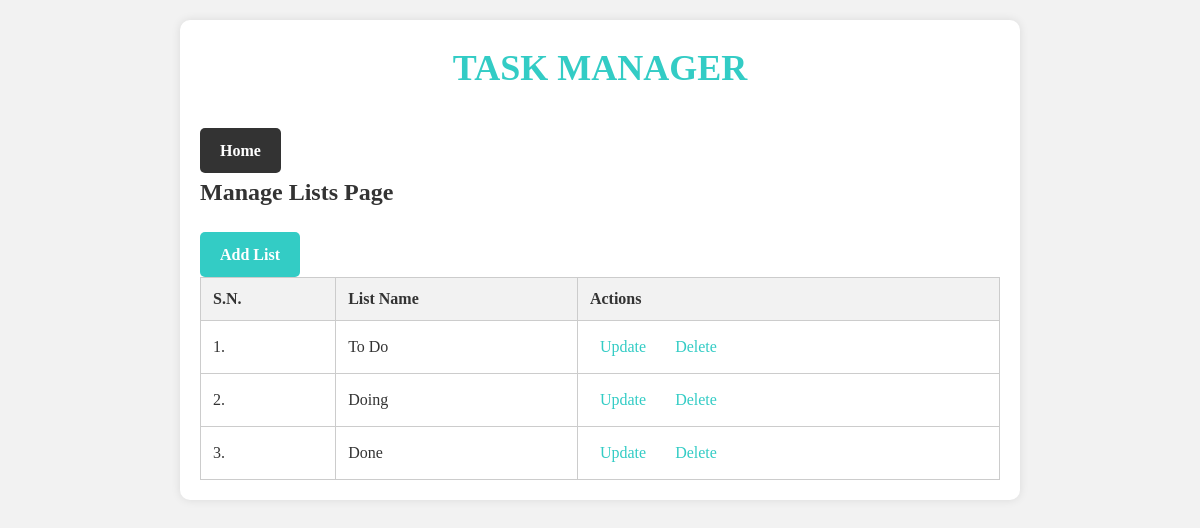
Page /taskmanager/manage-list.php on the committed database.
### tables this page shows
CREATE TABLE `tbl_lists` (
  `list_id` int(10) UNSIGNED NOT NULL,
  `list_name` varchar(50) NOT NULL,
  `list_description` varchar(150) DEFAULT NULL
);

### taskmanager/manage-list.php (the view, shortened to what this page needs)
<html>
    <head>
        <link rel="stylesheet" href="css/style.css" />
    </head>
    <body>
        <div class="wrapper">
        <h1>TASK MANAGER</h1>
        <a class="btn-secondary" href="index.php">Home</a>
        <h3>Manage Lists Page</h3>
        <div class="all-lists">
            <a class="btn-primary" href="add-list.php">Add List</a>
            <table class="tbl-half">
                <tr>
                    <th>S.N.</th>
                    <th>List Name</th>
                    <th>Actions</th>
                </tr>
                <?php
                    $conn = mysqli_connect(LOCALHOST, DB_USERNAME, DB_PASSWORD) or die(mysqli_error());
                    $sql = "SELECT * FROM tbl_lists";
                    $res = mysqli_query($conn, $sql);
                    if($res==true)
                    {
                        $count_rows = mysqli_num_rows($res);
                        $sn = 1;
                        if($count_rows>0)
                        {
                            while($row=mysqli_fetch_assoc($res))
                            {
                                $list_id = $row['list_id'];
                                $list_name = $row['list_name'];
                                ?>
                                <tr>
                                    <td><?php echo $sn++; ?>. </td>
                                    <td><?php echo $list_name; ?></td>
                                    <td>
                                        <a href="update-list.php?list_id=<?php echo $list_id; ?>">Update</a>
                                        <a href="delete-list.php?list_id=<?php echo $list_id; ?>">Delete</a>
                                    </td>
                                </tr>
                                <?php
                            }
                        }
                        else
                        {
                            ?>
                            <tr>
                                <td colspan="3">No List Added Yet.</td>
                            </tr>
                            <?php
                        }
                    }
                ?>
            </table>
        </div>
        </div>
    </body>
</html>

### taskmanager/css/style.css (style rules this page uses)
* { margin: 0; padding: 0; font-family: verdana; }
.wrapper { width: 70%; margin: 0 auto; padding: 2%; }
h1 { color: #3867d6; margin-bottom: 2%; }
h3 { margin: 2% 0; }
.btn-primary { background-color: #26de81; padding: 5px; font-weight: bold; text-decoration: none; color: black; }
.btn-secondary { background-color: #778ca3; padding: 5px; font-weight: bold; text-decoration: none; color: white; }
table tr th { text-align: left; border-bottom: 1px solid black; padding: 1%; padding-top: 3%; }
table tr td { padding: 1%; }
.tbl-half { width: 40%; }
body, h1, h2, h3, p, ul, li { margin: 0; padding: 0; }
body { font-family: Arial, sans-serif; background-color: #f2f2f2; line-height: 1.6; }
.wrapper { max-width: 800px; margin: 20px auto; padding: 20px; background-color: #fff; box-shadow: 0 0 5px rgba(0, 0, 0, 0.1); border-radius: 10px; }
h1 { text-align: center; font-size: 36px; margin-bottom: 30px; color: #33ccc5; }
.btn-primary { display: inline-block; background-color: #33ccc5; color: #fff; text-decoration: none; padding: 8px 15px; border-radius: 5px; transition: background-color 0.3s ease; }
body { font-family: Arial, sans-serif; background-color: #f2f2f2; color: #333; line-height: 1.6; }
.wrapper { max-width: 800px; margin: 20px auto; padding: 20px; background-color: #fff; box-shadow: 0 0 10px rgba(0, 0, 0, 0.1); border-radius: 10px; }
h3 { font-size: 24px; margin-bottom: 20px; }
.tbl-half { width: 100%; border-collapse: collapse; }
.tbl-half th, .tbl-half td { border: 1px solid #ccc; padding: 12px; text-align: left; }
.tbl-half th { background-color: #f2f2f2; font-weight: bold; }
.btn-primary { display: inline-block; background-color: #33ccc5; color: #fff; text-decoration: none; padding: 10px 20px; border-radius: 5px; font-size: 16px; transition: background-color 0.3s ease; }
.btn-secondary { background-color: #333; }
.btn-secondary { display: inline-block; background-color: #333; color: #fff; text-decoration: none; padding: 10px 20px; border-radius: 5px; font-size: 16px; transition: background-color 0.3s ease; }
a { color: #33ccc5; text-decoration: none; }
.all-lists { margin-top: 20px; }
.tbl-half td a { display: inline-block; padding: 5px 10px; border-radius: 5px; margin-right: 5px; }

### rows in the picture
tbl_lists: list_name "To Do"
tbl_lists: list_name "Doing"
tbl_lists: list_name "Done"
